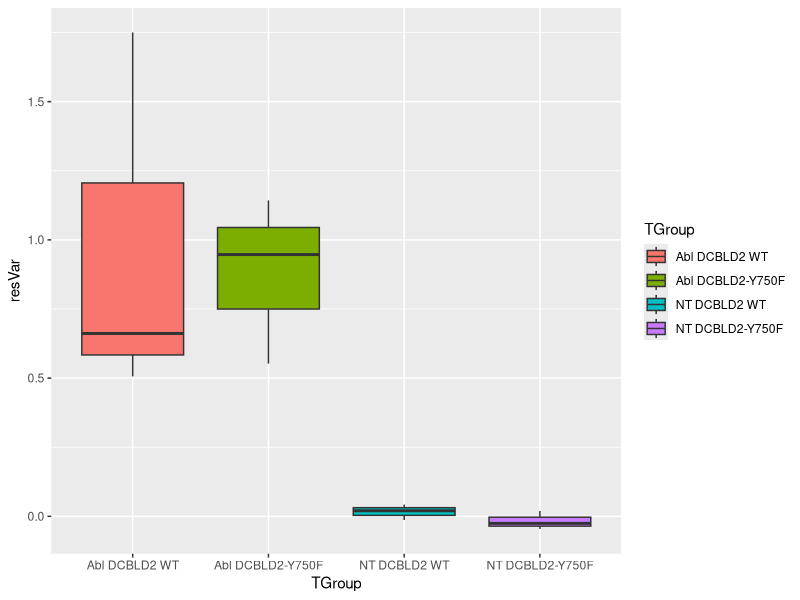
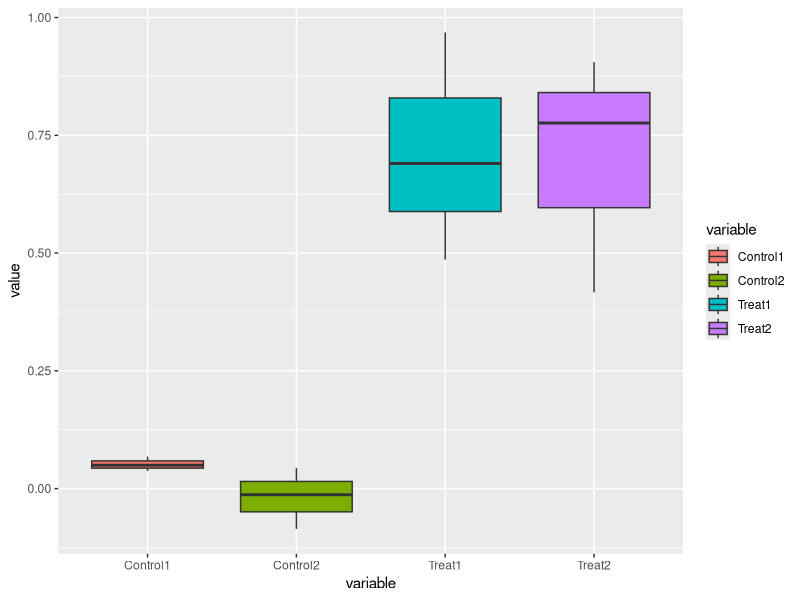
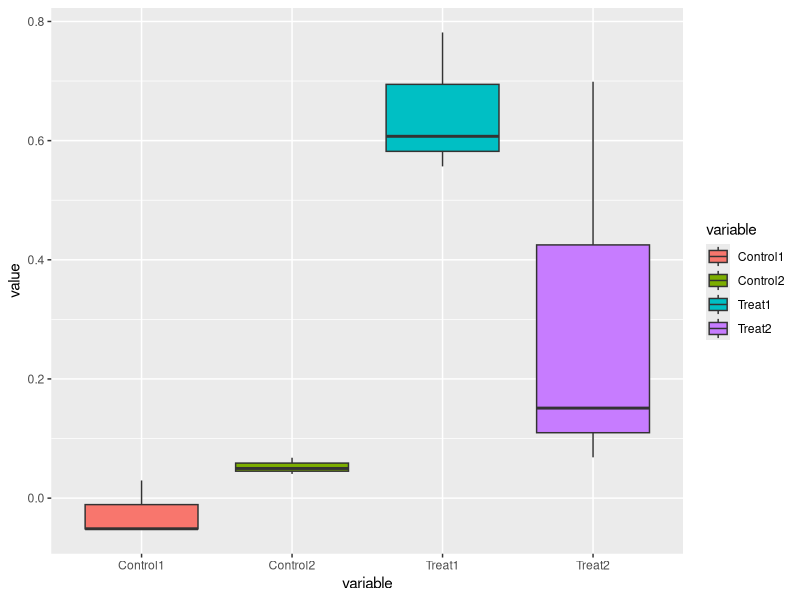
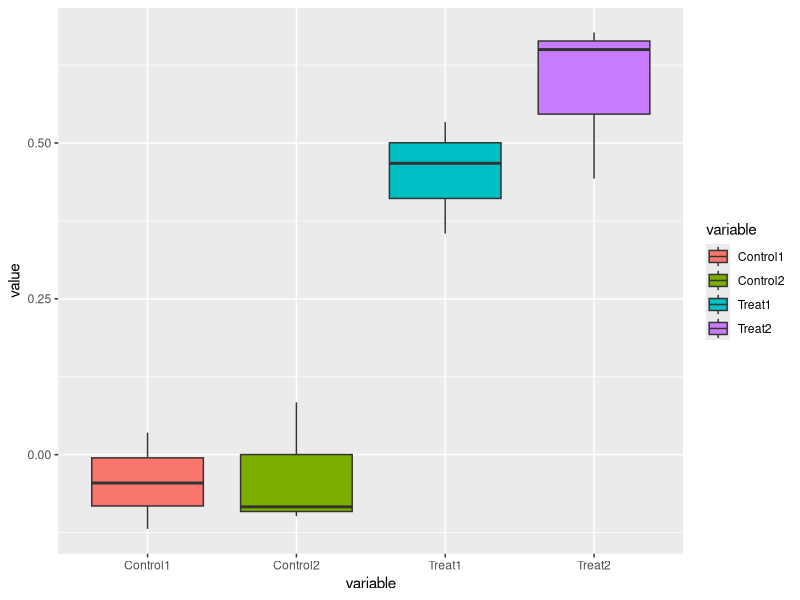
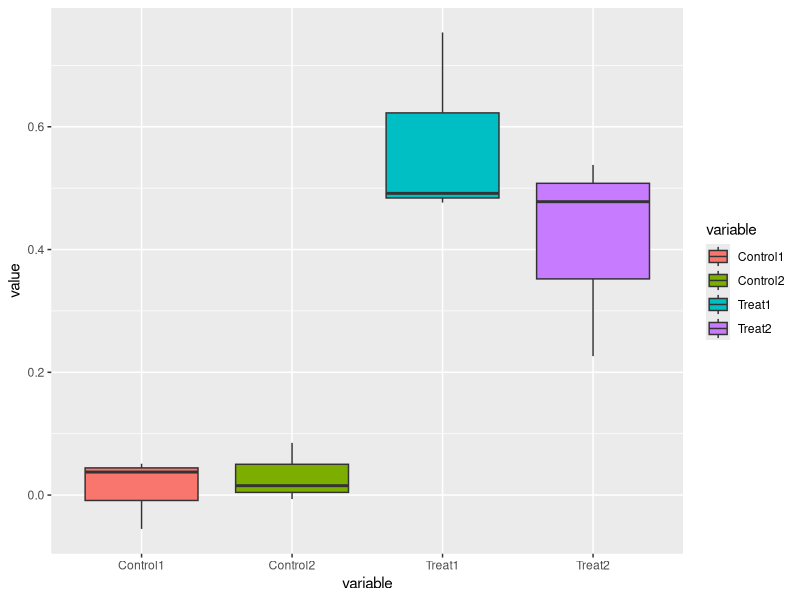
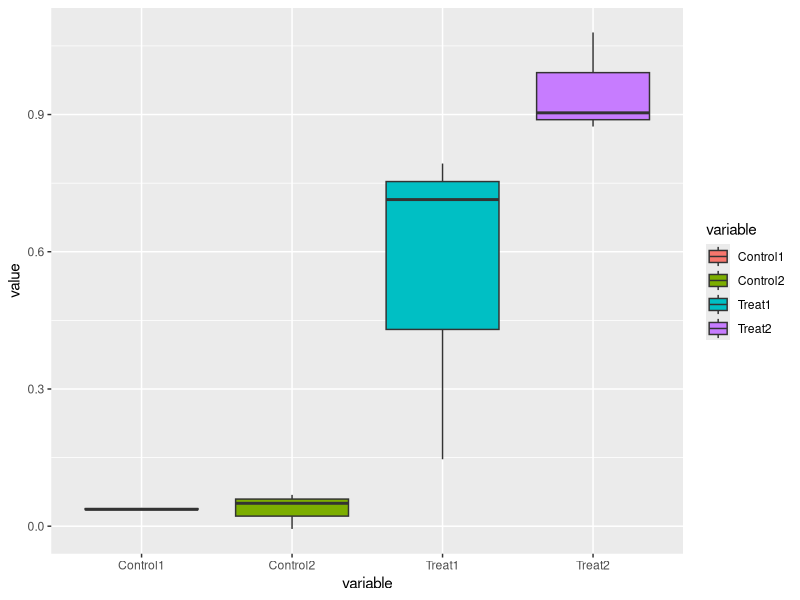

Write the R code that produced these figures, in order. (Note: this script raises an error after producing the figures.)
## ---- chunk 1
library(ggplot2)
nGroup <- 3
nName <- c("NT DCBLD2 WT", "NT DCBLD2-Y750F", "Abl DCBLD2 WT", "Abl DCBLD2-Y750F")
nSize <- c(3,3,3,3)
nMean <- c(0,0,1.1,0.82)
nSD <- c(0.05,0.05,0.30,0.30)
ID <- 1:(sum(nSize))

resVar <- c(rnorm(n=nSize[1],mean=nMean[1],sd=nSD[1]),
            rnorm(n=nSize[2],mean=nMean[2],sd=nSD[2]),
            rnorm(n=nSize[3],mean=nMean[3],sd=nSD[3]),
            rnorm(n=nSize[4],mean=nMean[4],sd=nSD[4]))


TGroup <- rep(nName,nSize)

ANOdata <- data.frame(ID,TGroup,resVar)

str(ANOdata)
head(ANOdata) # looks good

ANOmodel <- aov(resVar~TGroup,data=ANOdata)
print(ANOmodel)
summary(ANOmodel) # significant p-value

ANOPlot <- ggplot(data=ANOdata,
                  aes(x=TGroup,y=resVar,fill=TGroup)) +
                  geom_boxplot()
  
print(ANOPlot)
## ---- chunk 2

dataCreate <- function(m1=0,m2=0,m3=1.1,m4=0.82,n1=3,n2=3,n3=3,n4=3,sd1=0.05,sd2=0.05,sd3=0.30,sd4=0.30){
  dataFr <- data.frame(Control1=rnorm(mean=m1,n=n1,sd=sd1),
                       Control2=rnorm(mean=m2,n=n2,sd=sd2),
                       Treat1=rnorm(mean=m3,n=n3,sd=sd3),
                       Treat2=rnorm(mean=m4,n=n4,sd=sd4))
  return(dataFr)
}

dataSave <- dataCreate()
head(dataSave)

library(reshape2)
melt(dataSave)

dataNew <- melt(dataSave)
  
ANOmodel2 <- aov(value~variable,data=dataNew)
summary(ANOmodel2) #  p-value fluctuates a lot...probably the small sample size
print(ANOmodel2)

ANOPlot2 <- ggplot(data=dataNew,aes(x=variable,y=value,fill=variable)) + geom_boxplot()

print(ANOPlot2)

## ---- chunk 3
dataSave2 <- dataCreate(m1=0,m2=0,m3=0.5,m4=0.36)
head(dataSave2)

melt(dataSave2)

dataNew2 <- melt(dataSave2)

ANOmodel3 <- aov(value~variable,data=dataNew2)
summary(ANOmodel3) #  p-value not significant
print(ANOmodel3)

ANOPlot3 <- ggplot(data=dataNew2,aes(x=variable,y=value,fill=variable)) + geom_boxplot()

print(ANOPlot3)
## ---- chunk 4
dataSave3 <- dataCreate(m1=0,m2=0,m3=0.5,m4=0.47)
head(dataSave3)

melt(dataSave3)

dataNew3 <- melt(dataSave3)

ANOmodel4 <- aov(value~variable,data=dataNew3)
summary(ANOmodel4) #  p-value mostly significant over multiple runs, but not stably significant
print(ANOmodel4)

ANOPlot4 <- ggplot(data=dataNew3,aes(x=variable,y=value,fill=variable)) + geom_boxplot()

print(ANOPlot4)
## ---- chunk 5
dataSave4 <- dataCreate(m1=0,m2=0,m3=0.5,m4=0.53)
head(dataSave4)

melt(dataSave4)

dataNew4 <- melt(dataSave4)

ANOmodel5 <- aov(value~variable,data=dataNew4)
summary(ANOmodel5) #  p-value still not stably significant
print(ANOmodel5)

ANOPlot5 <- ggplot(data=dataNew4,aes(x=variable,y=value,fill=variable)) + geom_boxplot()

print(ANOPlot5)
## ---- chunk 6
dataSave5 <- dataCreate(m1=0,m2=0,m3=0.5,m4=0.59)
head(dataSave5)

melt(dataSave5)

dataNew5 <- melt(dataSave5)

ANOmodel6 <- aov(value~variable,data=dataNew5)
summary(ANOmodel6) #  p-value now seems stable
print(ANOmodel6)

ANOPlot6 <- ggplot(data=dataNew5,aes(x=variable,y=value,fill=variable)) + geom_boxplot()

print(ANOPlot6)
## ---- chunk 7
dataSave6 <- dataCreate(m1=0,m2=0,m3=0.5,m4=0.36,n1=11,n2=10,n3=15,n4=14)
head(dataSave6)

melt(dataSave6)

dataNew6 <- melt(dataSave6)

ANOmodel7 <- aov(value~variable,data=dataNew6)
summary(ANOmodel7) #  p-value is very stable
print(ANOmodel7)

ANOPlot7 <- ggplot(data=dataNew6,aes(x=variable,y=value,fill=variable)) + geom_boxplot()

print(ANOPlot7)
